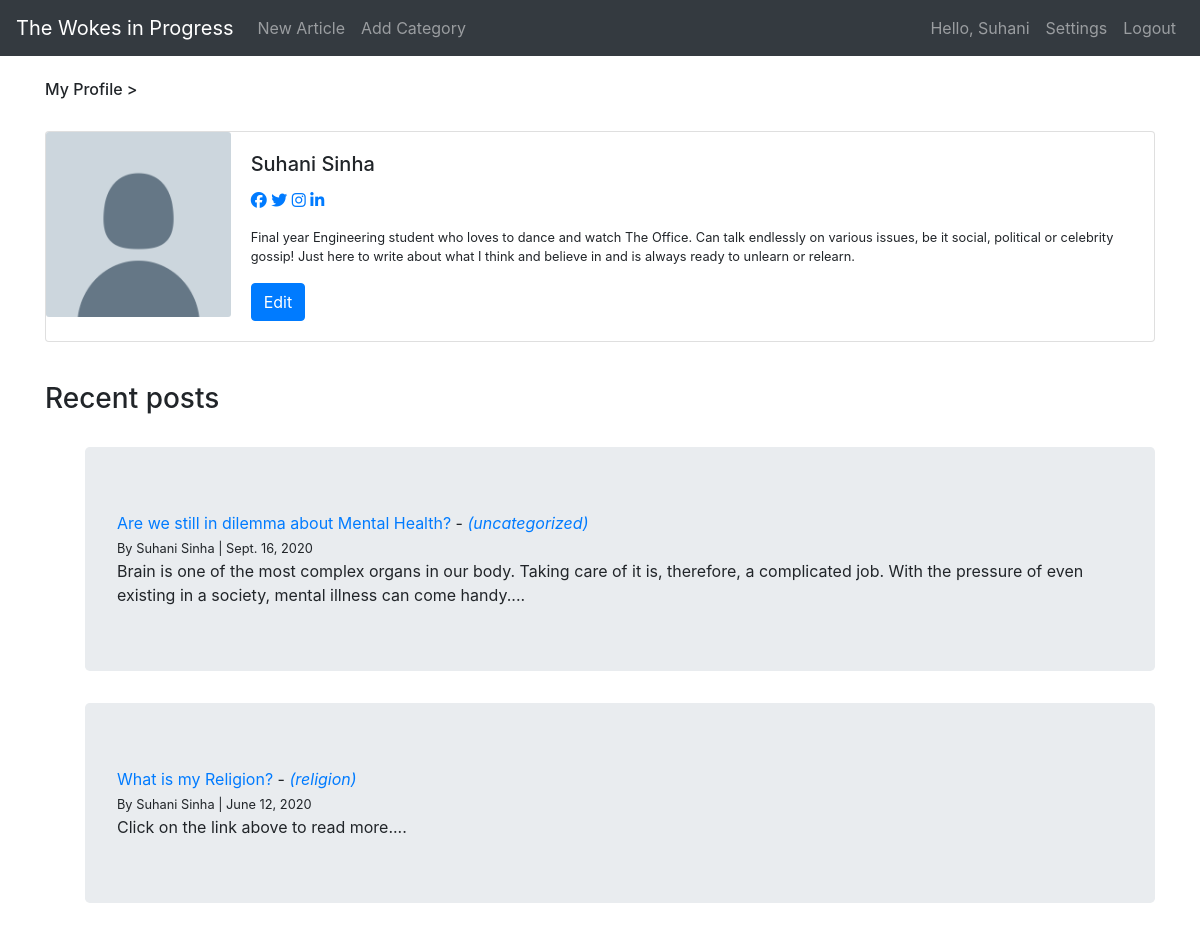
Page /my_profile/ (signed in) on the committed database.
### blog/models.py (models this page shows, shortened)
class Profile(models.Model):
    user = models.OneToOneField(User, null=True, on_delete=models.CASCADE)
    bio = models.TextField(null=True, blank=True, default="This is my bio.")
    profile_pic = models.ImageField(null=True, blank=True, upload_to="images/profile/")
    facebook_url = models.CharField(max_length=255, null=True, blank=True)
    twitter_url = models.CharField(max_length=255, null=True, blank=True)
    instagram_url = models.CharField(max_length=255, null=True, blank=True)
    linkedin_url = models.CharField(max_length=255, null=True, blank=True)

class Post(models.Model):
    title = models.CharField(max_length=255)
    author = models.ForeignKey(User, on_delete=models.CASCADE)
    body = RichTextField(blank=True, null=True)
    article_snippet = models.CharField(max_length=255)
    post_date = models.DateField(auto_now_add=True)
    category = models.CharField(max_length=255, default='uncategorized')
    likes = models.ManyToManyField(User, related_name='blog_posts_likes')

### blog/views.py (the view)
# urls.py: path('my_profile/', MyProfileView.as_view(), name='my-profile'),
class MyProfileView(ListView):
    model = Post
    template_name = 'my_profile.html'
    ordering = ['-id']

### blog/templates/my_profile.html (shortened to what this page needs)
{% extends 'base.html'  %}
{% load static %}
{% block content %}
{% if user.is_authenticated %}
<h6>My Profile ></h6><br>
<div class="card mb-3">
    <div class="row no-gutters">
        {% if user.profile.profile_pic %}
        <div class="col-md-2">
            <img src="{{ user.profile.profile_pic.url }}" class="card-img" alt="profile picture">
        </div>
        {% else %}
        <div class="col-md-2">
            <img src="{% static 'blog/images/default_dp.png' %}" class="card-img" alt="profile picture">
        </div>
        {% endif %}
        <div class="col-md-10">
            <div class="card-body">
                <h5 class="card-title">{{user.first_name}} {{user.last_name}}</h5>
                <p class="card-text">
                    {% if user.profile.facebook_url %}
                    <a href=""><i class="fab fa-facebook"></i></a>
                    {% endif %}
                    {% if user.profile.twitter_url %}
                    <a href=""><i class='fab fa-twitter'></i></a>
                    {% endif %}
                    {% if user.profile.instagram_url %}
                    <a href=""><i class='fab fa-instagram'></i></a>
                    {% endif %}
                    {% if user.profile.linkedin_url %}
                    <a href=""><i class='fab fa-linkedin-in'></i></a>
                    {% endif %}
                </p>
                <p class="card-text small">{{ user.profile.bio }}</p>
                {% if user.profile.id %}
                <a href="{% url 'edit-myprofile' user.profile.id %}" class="btn btn-primary">Edit</a>
                {% else %}
                <a href="{% url 'create-myprofile' %}" class="btn btn-primary">Edit</a>
                {% endif %}
            </div>
        </div>
    </div>
</div>
<br>
<h3>Recent posts</h3>
    <br>
    <ul style="list-style-type: none;">
    {% for post in object_list %}
        {% if user.id == post.author.id %}
            <div class="jumbotron">
                <li><a href="{% url 'full-article' post.pk %}">{{post.title}}</a> -
                    <i><a href="{% url 'category' post.category|slugify %}">({{ post.category }})</a></i><br>
                    <small>By {{post.author.first_name}} {{post.author.last_name}} | {{ post.post_date}}</small><br>
                    {{post.article_snippet}}...</li>
            </div>
        {% endif %}
    {% endfor %}
    </ul>
{% else %}
    <h4>Please <a href="{% url 'login' %}">Login</a> to view your profile.</h4><br><br>
    <a href="{% url 'home' %}" class="btn btn-secondary">Back</a>
{% endif %}
{% endblock %}

### blog/templates/base.html (shortened to what this page needs)
<!doctype html>
{% load static %}
<html lang="en">
    <head>
        <link rel="stylesheet" href="https://stackpath.bootstrapcdn.com/bootstrap/4.5.0/css/bootstrap.min.css">
    </head>
    <body>
        <nav class="navbar navbar-expand-lg navbar-dark bg-dark">
            <a class="navbar-brand" href="{% url 'home' %}">The Wokes in Progress
            </a>
            <div class="collapse navbar-collapse" id="navbarSupportedContent">
                <ul class="navbar-nav mr-auto">
                {% if user.is_authenticated %}
                    <li class="nav-item">
                        <a class="nav-link" href="{% url 'new-article' %}">New Article</a>
                    </li>
                    <li class="nav-item">
                        <a class="nav-link" href="{% url 'add-category' %}">Add Category</a>
                    </li>
                </ul>
                <ul class="navbar-nav ml-auto">
                    <li class="nav-item">
                        <a class="nav-link" href="{% url 'my-profile' %}">Hello, {{user.first_name}}</a>
                    </li>
                    <li class="nav-item">
                        <a class="nav-link" href="{% url 'settings' %}">Settings</a>
                    </li>
                    <li class="nav-item">
                        <a class="nav-link" href="{% url 'logout' %}">Logout</a>
                    </li>
                </ul>
                {% endif %}
            </div>
        </nav>
        <br>
        <div class="container">
            {% block content %}
            {% endblock %}
        </div>
        <br>
    </body>
</html>

### rows in the picture
Post: title "Are we still in dilemma about Mental Health?", category "uncategorized", author.first_name "Suhani", author.last_name "Sinha", post_date "Sept. 16, 2020", article_snippet "Brain is one of the most complex organs in our body. Taking care of it is, therefore, a complicated job. With the pressure of even existing in a society, mental illness can come handy."
Post: title "What is my Religion?", category "religion", author.first_name "Suhani", author.last_name "Sinha", post_date "June 12, 2020", article_snippet "Click on the link above to read more."

### other values in the picture
{{ user.first_name }} "Suhani"
{{ user.last_name }} "Sinha"
